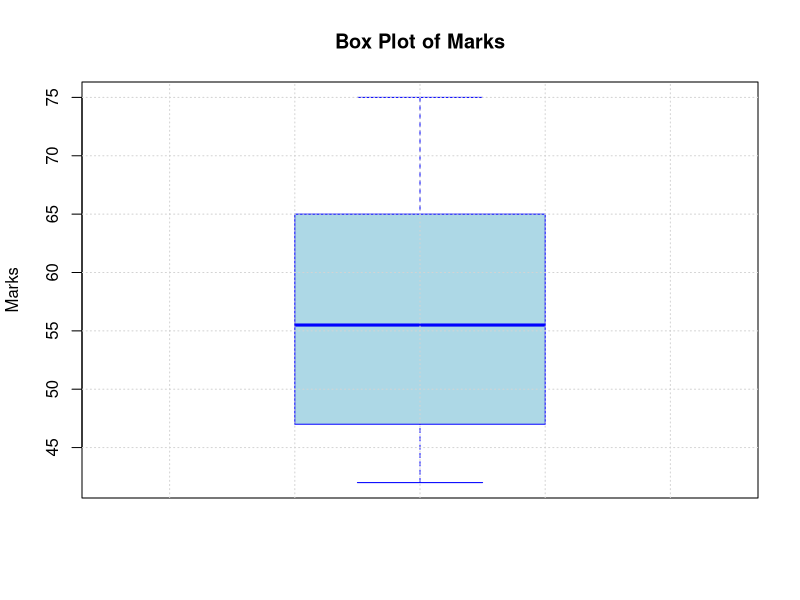
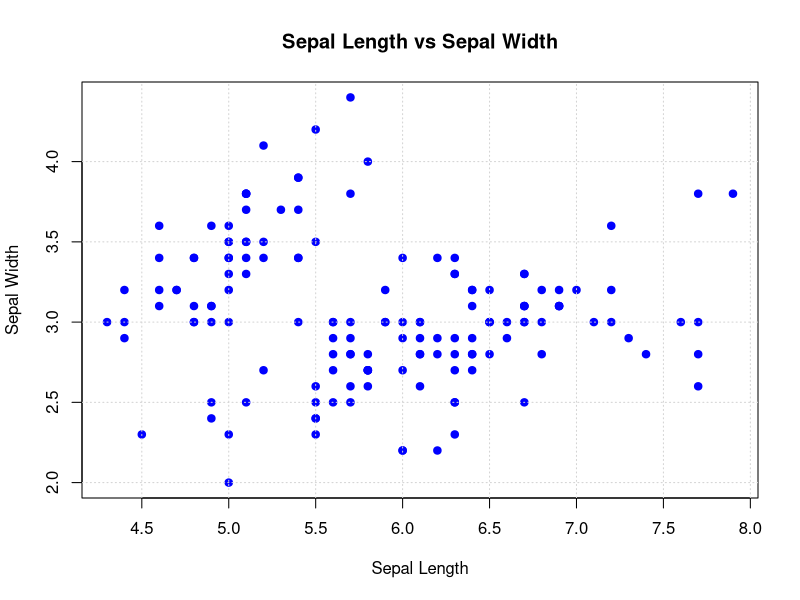

Reproduce these figures in R, in order.
##SLIP - 3
##Q.1
# Given data 
marks <- c(68,44,55,47,65,50,72,54,75,60,42,60,56,65,45,55,65,44) 
# Draw Box Plot 
boxplot(marks, main = "Box Plot of Marks",
 ylab = "Marks", 
col = "lightblue", 
border = "blue", 
horizontal = FALSE) 
# Add grid 
grid()

##Q.2
# Load dataset (already available in R) 
data(iris)
 # Scatter plot 
plot(iris$Sepal.Length, 
iris$Sepal.Width,
main = "Sepal Length vs Sepal Width", 
xlab = "Sepal Length", 
ylab = "Sepal Width",
 col = "blue", pch = 19)
 # Add grid 
grid()
